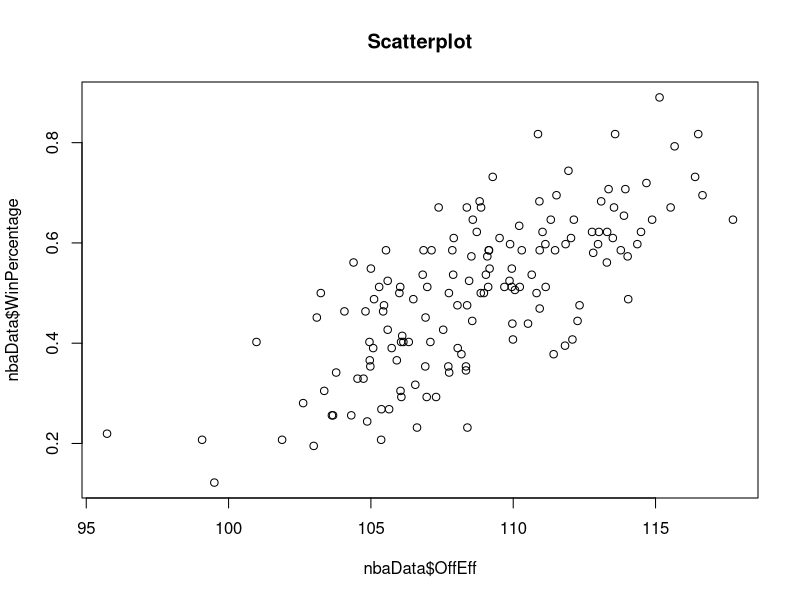
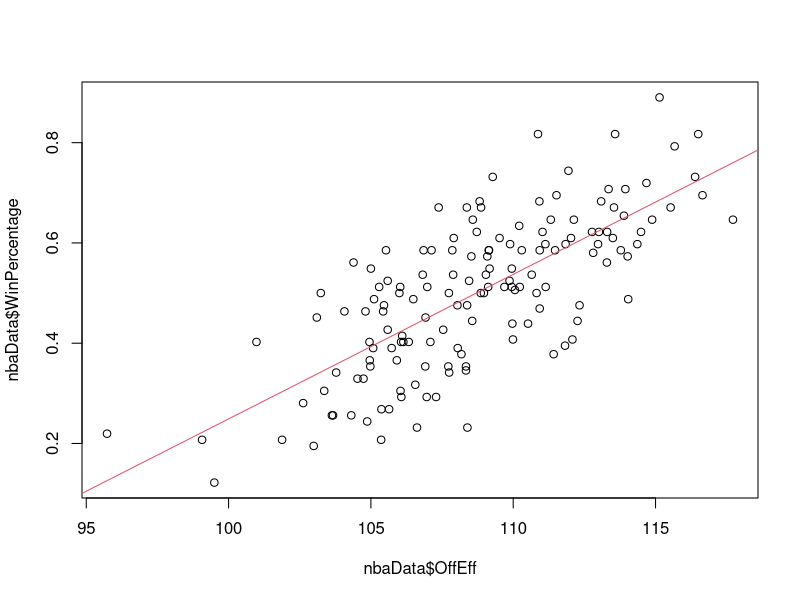

Source code (R) for these figures, in order:
## ---- chunk 1
help(lm)
## ---- chunk 2
nbaData <- read.csv("data/nba_data.csv")
colnames(nbaData)[1] <- "Team"

head(nbaData, 3)
## ---- chunk 3
plot(nbaData$OffEff, nbaData$WinPercentage, main = "Scatterplot")
## ---- chunk 4
cor(nbaData$OffEff, nbaData$WinPercentage)
## ---- chunk 5
model <- lm(WinPercentage ~ OffEff, nbaData)
model
## ---- chunk 6
summary(model)
## ---- chunk 7
plot(nbaData$OffEff, nbaData$WinPercentage)
abline(model, col = 2)
